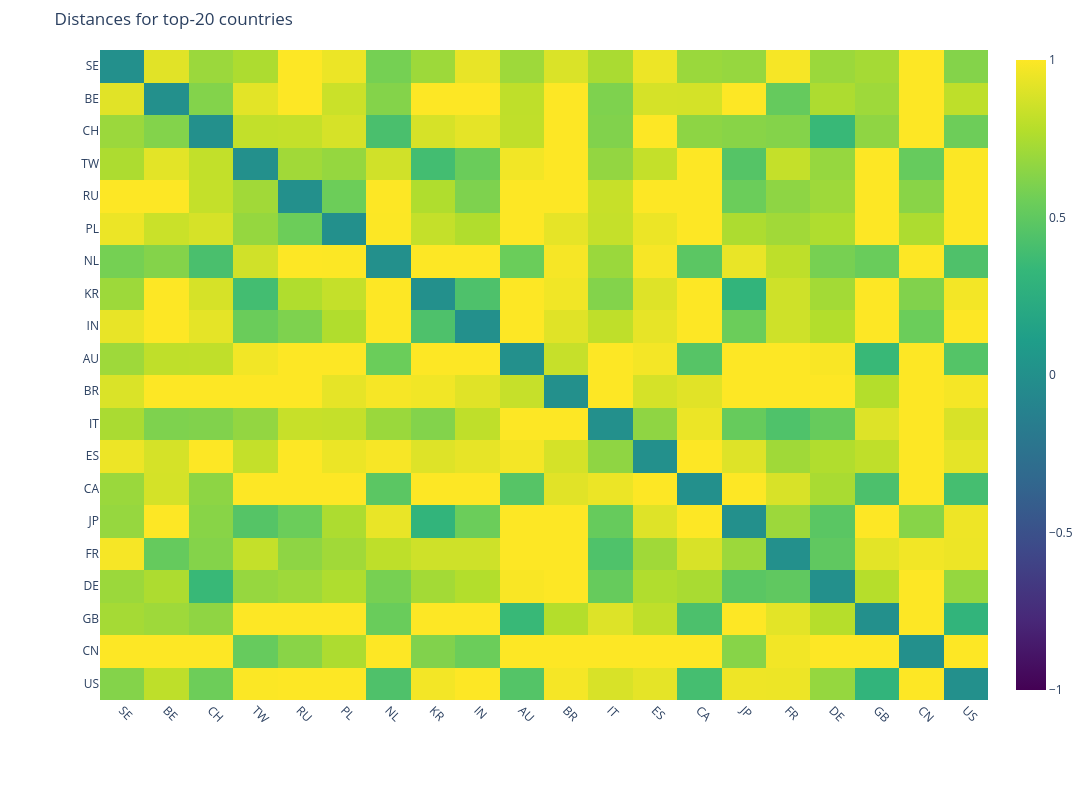

The code cell stored with this chart in its notebook:
### Code cell
# x_labels = [uf.id2name_country[country] for country in (map(str, df_country_dist_cosine.columns))]
# y_labels = [uf.id2name_country[country] for country in (map(str, df_country_dist_cosine.columns))]

sub_list = list(map(str, uf.top_n_countries_by_articles(20)))

# country = "AX"
# top_n = 20
# sub_list = df_country_dist_w1.sort_values(country, ascending=True)[[country]].head(top_n).index.to_list()

x_labels = sub_list
y_labels = sub_list

fig = go.Figure(
    data=go.Heatmap(
        # z=df_country_dist_cosine.values,
        z=df_country_dist_cosine_scaled.loc[sub_list, sub_list].values,
        x=x_labels,
        y=y_labels,
        colorscale="Viridis",
        zmin=-1,
        zmax=1,
    )
)

# Layout
fig.update_layout(
    title="Distances for top-20 countries",
    width=1200,
    # height=20*len(y_labels),  # taller if more rows
    height=40*len(y_labels),  # taller if more rows
    margin=dict(l=100, r=50, t=50, b=100),
    xaxis=dict(tickangle=45, automargin=True),
    yaxis=dict(autorange="reversed", automargin=True)  # keep top-to-bottom ordering
)

fig.show()

### Figure 1 — Plotly figure (JSON) as saved in the notebook; plotly's stock layout.template omitted (floating-point values rounded to 4 significant figures; data arrays with more than 128 entries replaced by an {"elided": "..."} marker saying what was removed)
{"data": [{"colorscale": [[0.0, "#440154"], [0.1111, "#482878"], [0.2222, "#3e4989"], [0.3333, "#31688e"], [0.4444, "#26828e"], [0.5556, "#1f9e89"], [0.6667, "#35b779"], [0.7778, "#6ece58"], [0.8889, "#b5de2b"], [1.0, "#fde725"]], "x": ["SE", "BE", "CH", "TW", "RU", "PL", "NL", "KR", "IN", "AU", "BR", "IT", "ES", "CA", "JP", "FR", "DE", "GB", "CN", "US"], "y": ["SE", "BE", "CH", "TW", "RU", "PL", "NL", "KR", "IN", "AU", "BR", "IT", "ES", "CA", "JP", "FR", "DE", "GB", "CN", "US"], "z": {"elided": "20x20 float values"}, "zmax": 1, "zmin": -1, "type": "heatmap"}], "layout": {"margin": {"l": 100, "r": 50, "t": 50, "b": 100}, "xaxis": {"tickangle": 45, "automargin": true}, "yaxis": {"autorange": "reversed", "automargin": true}, "title": {"text": "Distances for top-20 countries"}, "width": 1200, "height": 800}}
